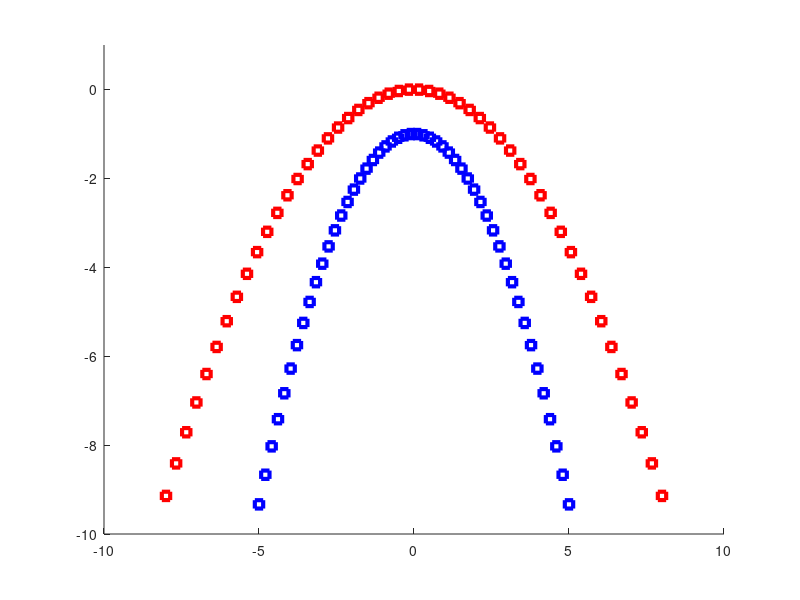
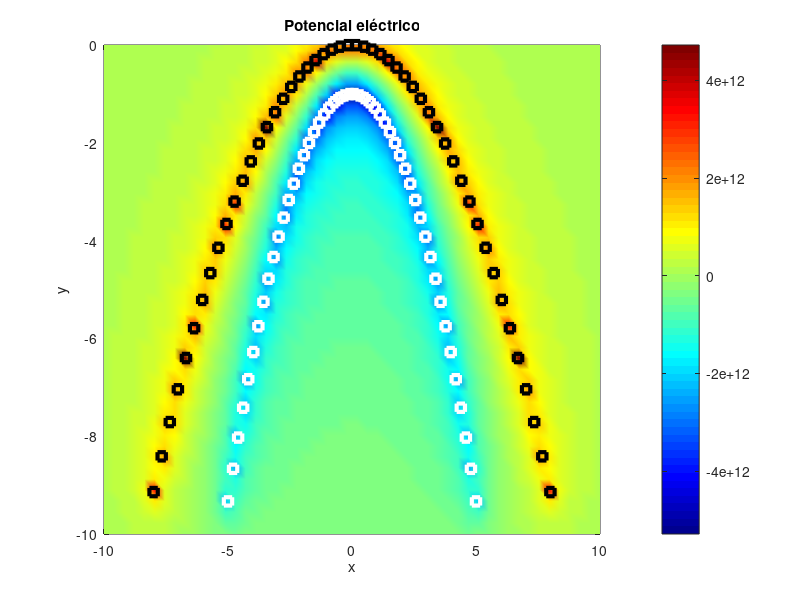
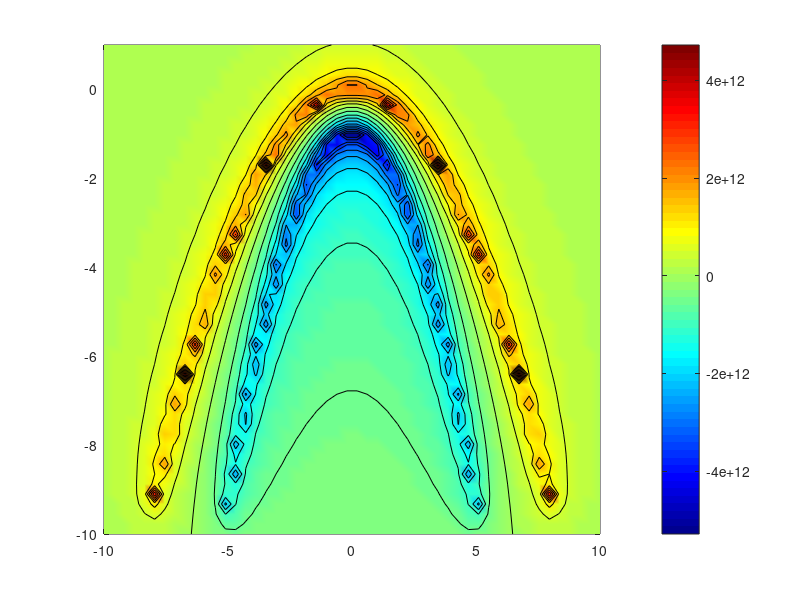

Here is the MATLAB script that generated these plots, in order: (Note: this script raises an error after producing the figures.)
%Didier Aguilar
%Lenin Garnica
%Albert Constantino
%Mauricio Rodriguez

positive_plate_width = 16; negative_plate_width = 10;
space = 10; 
d_between_plates = 1; charges_quantity = 50;
Q = 1000; individual_charge = Q / charges_quantity; ke = 9e9;

points_in_space = 50;
x = linspace(-space, space, points_in_space);
y = linspace(-space,1, points_in_space);

positive_x_positions = linspace(-positive_plate_width/2, positive_plate_width/2, charges_quantity);
negative_x_positions = linspace(-negative_plate_width/2, negative_plate_width/2, charges_quantity);

create_parabola = @(x,a,c) a .* x.^2 + c;
positive_y_positions = create_parabola(positive_x_positions, -1/7, 0);
negative_y_positions = create_parabola(negative_x_positions, -1/3, -d_between_plates);

figure;
hold on;
plot(positive_x_positions, positive_y_positions, "rs", "LineWidth", 3)
plot(negative_x_positions, negative_y_positions, "bs", "LineWidth", 3)
axis( [x(1) x(end) y(1) y(end)] )
hold off; 

%Potencial
V = zeros(points_in_space, points_in_space); % matriz del potencial
s = 1e-3;  % para evitar división por cero

for i = 1:charges_quantity
    for ix = 1:points_in_space
        for iy = 1:points_in_space
            rx = x(ix);
            ry = y(iy);

            % Potencial de carga positiva
            dxp = rx - positive_x_positions(i);
            dyp = ry - positive_y_positions(i);
            rp = sqrt(dxp^2 + dyp^2) + s;
            V(ix, iy) = V(ix, iy) + ke * individual_charge / rp;

            % Potencial de carga negativa
            dxn = rx - negative_x_positions(i);
            dyn = ry - negative_y_positions(i);
            rn = sqrt(dxn^2 + dyn^2) + s;
            V(ix, iy) = V(ix, iy) - ke * individual_charge / rn;
        end
    end
end
[X, Y] = meshgrid(x, y); % Malla para graficar

figure
pcolor(X, Y, V')  % Mapa de color del potencial
shading interp
colormap jet
colorbar
title('Potencial eléctrico')
xlabel('x')
ylabel('y')
xlim([-space space])
ylim([-space 0])
hold on
plot(positive_x_positions, positive_y_positions, "ks", "LineWidth", 3)
plot(negative_x_positions, negative_y_positions, "ws", "LineWidth", 3)

% equipotenciales y campo
% Reutilizamos V y [X, Y] calculados en la parte de potencial
figure
pcolor(X, Y, V');
shading interp
colormap jet
colorbar
hold on

% Líneas equipotenciales gracias a la función contour (30)
contour(X, Y, V', 20, '-k', 'LineWidth', 0.5);

% Campo eléctrico usando la función "gradient" de matlab (gradiente de V)
[Ex, Ey] = gradient(-V');
streamslice(X, Y, Ex, Ey, 1, 'color', 'g'); % Líneas de flujo verdes

title('Líneas equipotenciales y Campo Eléctrico');
xlabel('x'); ylabel('y');
hold off;

